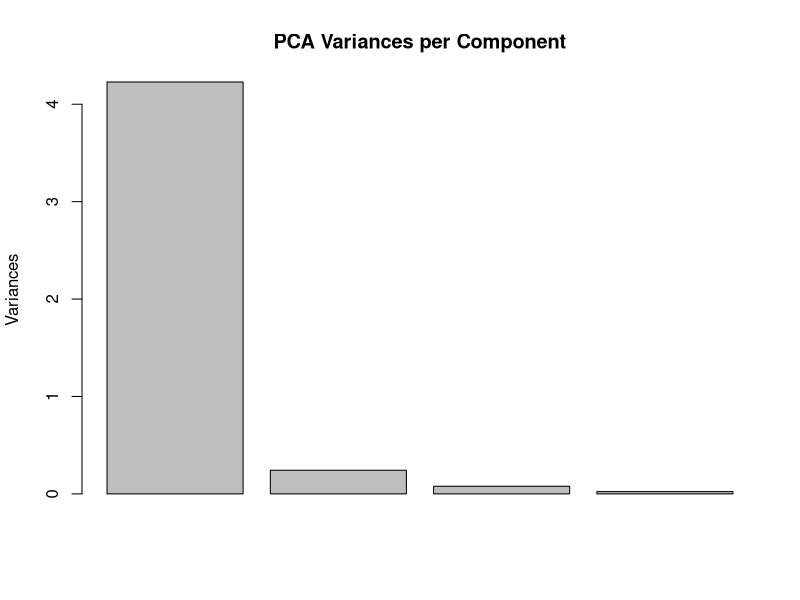
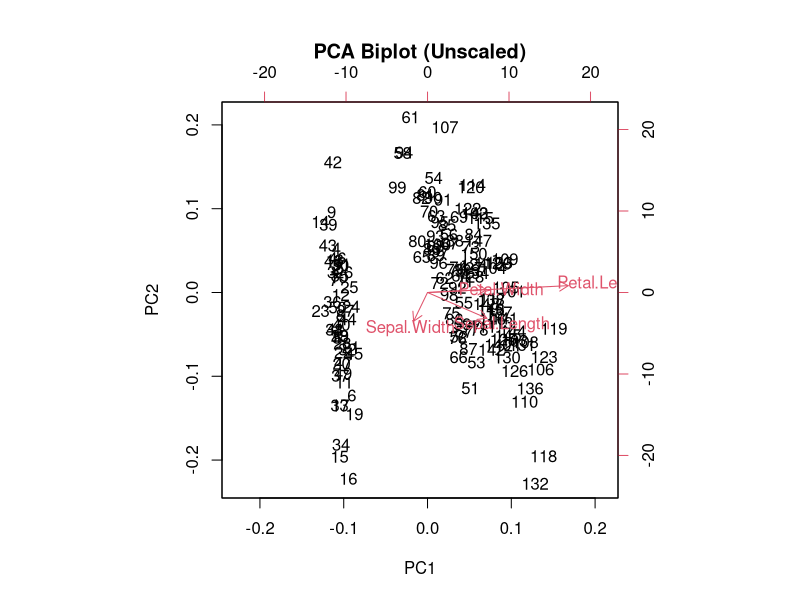
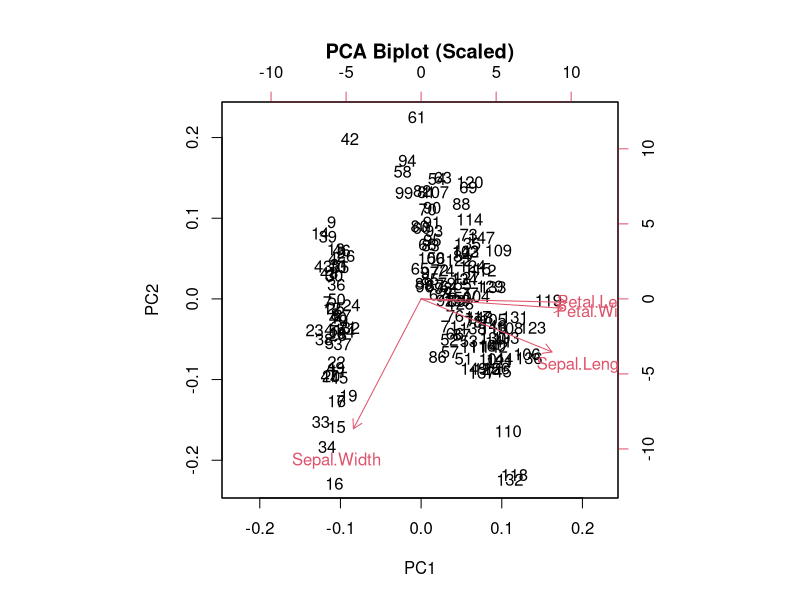

R code for these plots, in order:
data(iris)

### THEORY

# PCA is used to compress a 3D plot
# you try to find directions in data which
#   - retain as much data as possible
#   - make projected data uncorrelated
#   - minimize squared reconstruction error

# can be found by eigenanalysis of covariance matrix

# Principal components are ordered:
#   - PC1 is the direction of most variation
#   - PC2 is the direction of most variation perpendicular to PC1
#   - PC3 is the direction of most variation perpendicular to PC1 and PC2
#   - etc.

### PERFORM PCA ON MULTIDIMENSIONAL DATA

# perform Principal Component Analysis on numeric iris columns (1-4)
p <- prcomp(iris[, 1:4])
print(p)

# the standard devitations show the dispersion (square root of the eigenvalues) along each PC
# the rotations show the "loadings" (coefficients) that indicate the weight of each original variable

### SUMMARY AND RETAINED VARIANCE

# look at the proportion of variation per Principal Component
summary(p)
# Importance of components:
#                           PC1     PC2    PC3     PC4
# Standard deviation     2.0563 0.49262 0.2797 0.15439
# Proportion of Variance 0.9246 0.05307 0.0171 0.00521
# Cumulative Proportion  0.9246 0.97769 0.9948 1.00000

# gives:
#   - standard deviation per PC
#   - proportion of variance: how much percent of the totl vrition is explained by each PC
#   - cumulative proportion: the sum of explained variance

# rule-of-thumb: to remove noise, retain 90-95% of variation

# visualize the variance per PC with a scree plot
plot(p, main = "PCA Variances per Component")

### SCALING

# just like covariance, PCA is sensitive to the scale/units of variables
# by default scale = FALSE, but scaling (scale = TRUE) ensures all variables get equal weight
p_scaled <- prcomp(iris[, 1:4], scale = TRUE)
summary(p_scaled)

# without scaling, one dominant variable with large units could pull all variance to PC1

### VISUALIZATION

biplot(p, main = "PCA Biplot (Unscaled)")
biplot(p_scaled, main = "PCA Biplot (Scaled)")

# a biplot shows:
#   - all samples projected onto the first two PCs
#   - variable loadings on the first two PCs (vectors that show how much the variable contribute)
